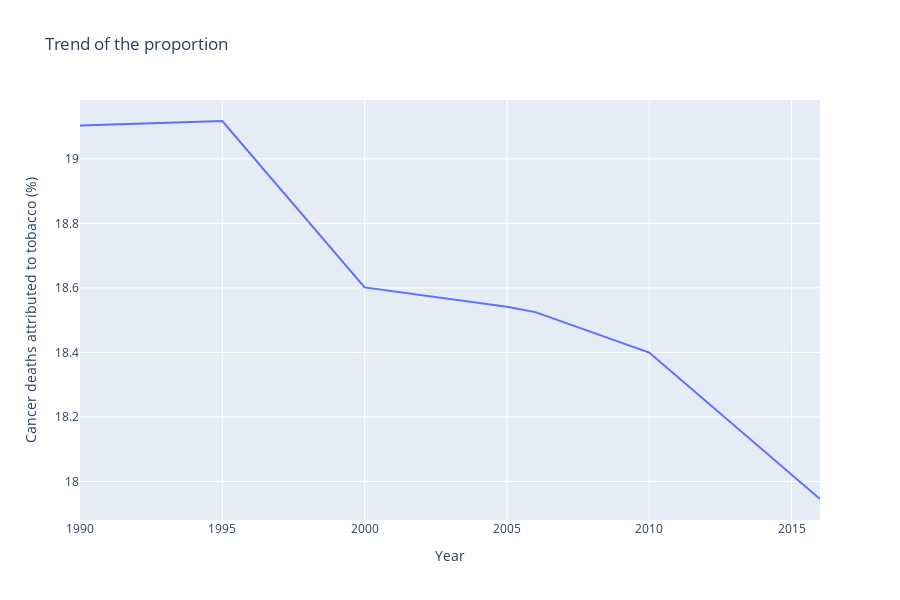

The notebook cell saved with this chart:
### Code cell
fig = px.line(df3_taba, x="Year", y="Cancer deaths attributed to tobacco (%)",title ="Trend of the proportion")
fig.show()

### Figure 1 — Plotly figure (JSON) as saved in the notebook; plotly's stock layout.template omitted (floating-point values rounded to 4 significant figures)
{"data": [{"hoverlabel": {"namelength": 0}, "hovertemplate": "Year=%{x}<br>Cancer deaths attributed to tobacco (%)=%{y}", "legendgroup": "", "line": {"color": "#636efa", "dash": "solid"}, "mode": "lines", "name": "", "showlegend": false, "type": "scatter", "x": [1990, 1995, 2000, 2005, 2006, 2010, 2016], "xaxis": "x", "y": [19.1, 19.12, 18.6, 18.54, 18.52, 18.4, 17.95], "yaxis": "y"}], "layout": {"height": 600, "legend": {"tracegroupgap": 0}, "title": {"text": "Trend of the proportion"}, "xaxis": {"anchor": "y", "domain": [0, 1], "title": {"text": "Year"}}, "yaxis": {"anchor": "x", "domain": [0, 1], "title": {"text": "Cancer deaths attributed to tobacco (%)"}}}}
